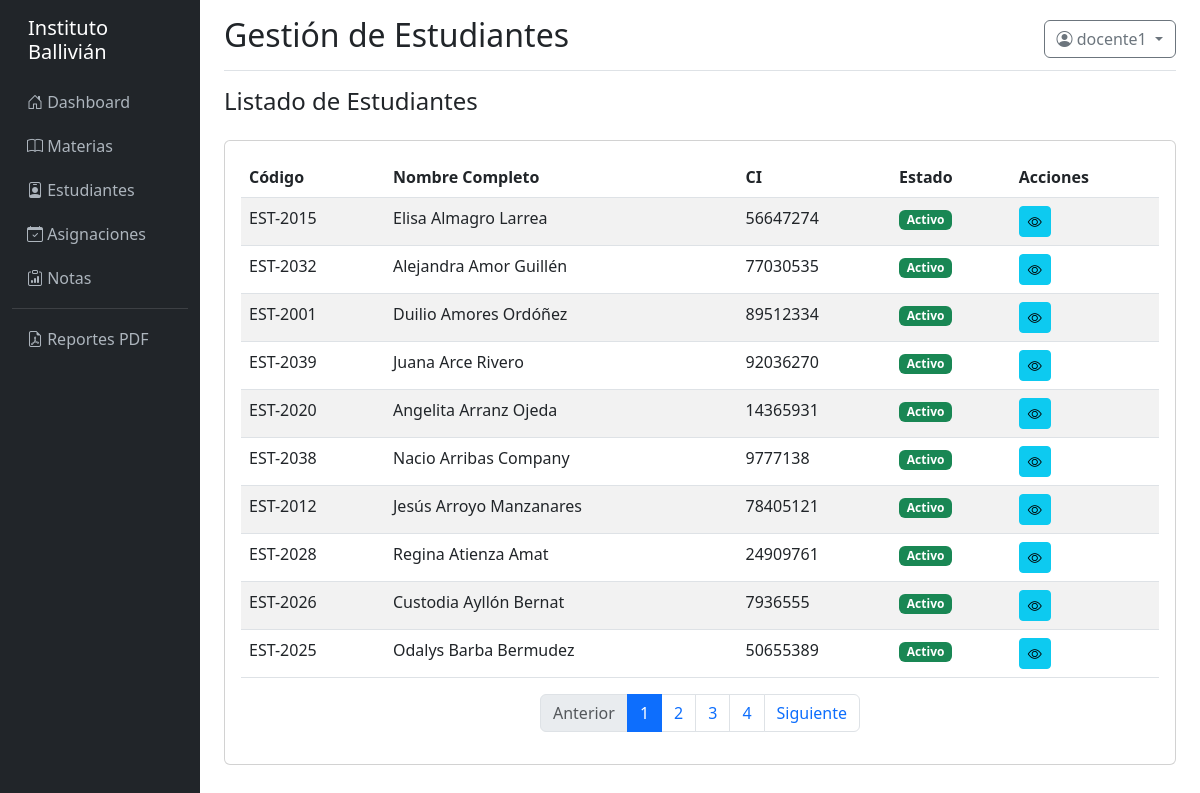
Screenshot of /estudiantes/ (signed in) with the database file from the repository.
### models/__init__.py (models this page shows, shortened)
class Usuario(UserMixin, db.Model):
    __tablename__ = 'usuario'
    id = db.Column(db.Integer, primary_key=True)
    username = db.Column(db.String(100), unique=True, nullable=False)
    email = db.Column(db.String(150))
    password_hash = db.Column(db.String(255), nullable=False)
    persona_id = db.Column(db.Integer, db.ForeignKey('persona.id'))
    estudiante_id = db.Column(db.Integer, db.ForeignKey('estudiante.id'))
    docente_id = db.Column(db.Integer, db.ForeignKey('docente.id'))
    activo = db.Column(db.Boolean, default=True)
    ultimo_login = db.Column(db.DateTime)
    created_at = db.Column(db.DateTime, default=datetime.utcnow)
    updated_at = db.Column(db.DateTime, onupdate=datetime.utcnow)
    roles = db.relationship('Rol', secondary=usuario_rol, backref='usuarios')
    def tiene_permiso(self, nombre_permiso):
        for rol in self.roles:
            for permiso in rol.permisos:
                if permiso.nombre == nombre_permiso:
                    return True
        return False

class Estudiante(db.Model):
    __tablename__ = 'estudiante'
    id = db.Column(db.Integer, primary_key=True)
    persona_id = db.Column(db.Integer, db.ForeignKey('persona.id'), nullable=False)
    codigo_estudiante = db.Column(db.String(50), unique=True)
    nacionalidad = db.Column(db.String(100))
    provincia = db.Column(db.String(100))
    departamento = db.Column(db.String(100))
    estado_civil = db.Column(db.Enum('Soltero', 'Casado', 'Viudo', 'Divorciado', 'Otro'), default='Soltero')
    idioma_orig = db.Column(db.String(50))
    comunidad = db.Column(db.String(100))
    zona = db.Column(db.String(100))
    colegio_egreso = db.Column(db.String(255))
    anio_egreso = db.Column(db.Integer)
    tipo_ingreso = db.Column(db.Enum('Regular', 'Traslado', 'Libre'), default='Regular')
    foto_path = db.Column(db.String(500))
    record_academico_path = db.Column(db.String(500))
    activo = db.Column(db.Boolean, default=True)
    created_at = db.Column(db.DateTime, default=datetime.utcnow)
    updated_at = db.Column(db.DateTime, onupdate=datetime.utcnow)
    inscripciones = db.relationship('Inscripcion', backref='estudiante', lazy=True, cascade='all, delete-orphan')
    registros = db.relationship('Registro', backref='estudiante', lazy=True)
    usuario = db.relationship('Usuario', backref='estudiante', uselist=False)

class Persona(db.Model):
    __tablename__ = 'persona'
    id = db.Column(db.Integer, primary_key=True)
    tipo_documento = db.Column(db.Enum('CI', 'Pasaporte', 'Otro'), default='CI')
    nro_documento = db.Column(db.String(50), nullable=False)
    nombre = db.Column(db.String(150), nullable=False)
    apellido_paterno = db.Column(db.String(100), nullable=False)
    apellido_materno = db.Column(db.String(100))
    fecha_nacimiento = db.Column(db.Date)
    sexo = db.Column(db.Enum('M', 'F', 'O'))
    lugar_nacimiento = db.Column(db.String(255))
    direccion = db.Column(db.Text)
    telefono = db.Column(db.String(50))
    email = db.Column(db.String(150))
    foto_path = db.Column(db.String(500))
    created_at = db.Column(db.DateTime, default=datetime.utcnow)
    updated_at = db.Column(db.DateTime, onupdate=datetime.utcnow)
    __table_args__ = (
        db.UniqueConstraint('tipo_documento', 'nro_documento', name='_tipo_nro_uc'),
    )
    estudiante = db.relationship('Estudiante', backref='persona', uselist=False, cascade='all, delete-orphan')
    docente = db.relationship('Docente', backref='persona', uselist=False, cascade='all, delete-orphan')
    usuario = db.relationship('Usuario', backref='persona', uselist=False)
    @property
    def nombre_completo(self):
        return f"{self.nombre} {self.apellido_paterno} {self.apellido_materno or ''}".strip()

### controllers/estudiante_controller.py (the view)
@estudiante_bp.route('/')
@login_required
def index():
    page = request.args.get('page', 1, type=int)
    estudiantes = Estudiante.query.join(Persona).order_by(Persona.apellido_paterno).paginate(page=page, per_page=10, error_out=False)
    return render_template('estudiante/index.html', estudiantes=estudiantes)

### templates/estudiante/index.html (shortened to what this page needs)
{% extends "base.html" %}
{% block page_title %}Gestión de Estudiantes{% endblock %}
{% block content %}
<div class="d-flex justify-content-between align-items-center mb-3">
    <h4>Listado de Estudiantes</h4>
</div>
<div class="card">
    <div class="card-body">
        <div class="table-responsive">
            <table class="table table-striped table-hover">
                <thead>
                    <tr>
                        <th>Código</th>
                        <th>Nombre Completo</th>
                        <th>CI</th>
                        <th>Estado</th>
                        <th>Acciones</th>
                    </tr>
                </thead>
                <tbody>
                    {% for estudiante in estudiantes.items %}
                    <tr>
                        <td>{{ estudiante.codigo_estudiante }}</td>
                        <td>{{ estudiante.persona.nombre_completo }}</td>
                        <td>{{ estudiante.persona.nro_documento }}</td>
                        <td>
                            {% if estudiante.activo %}
                                <span class="badge bg-success">Activo</span>
                            {% else %}
                                <span class="badge bg-secondary">Inactivo</span>
                            {% endif %}
                        </td>
                        <td>
                            <div class="btn-group btn-group-sm">
                                <a href="{{ url_for('estudiante.detalle', id=estudiante.id) }}" class="btn btn-info">
                                    <i class="bi bi-eye"></i>
                                </a>
                            </div>
                        </td>
                    </tr>
                    {% else %}
                    <tr>
                        <td colspan="5" class="text-center">No hay estudiantes registrados</td>
                    </tr>
                    {% endfor %}
                </tbody>
            </table>
        </div>
        {% if estudiantes.pages > 1 %}
        <nav>
            <ul class="pagination justify-content-center">
                <li class="page-item {% if not estudiantes.has_prev %}disabled{% endif %}">
                    <a class="page-link" href="{{ url_for('estudiante.index', page=estudiantes.prev_num) }}">Anterior</a>
                </li>
                {% for page_num in estudiantes.iter_pages() %}
                    {% if page_num %}
                        <li class="page-item {% if page_num == estudiantes.page %}active{% endif %}">
                            <a class="page-link" href="{{ url_for('estudiante.index', page=page_num) }}">{{ page_num }}</a>
                        </li>
                    {% else %}
                        <li class="page-item disabled"><span class="page-link">...</span></li>
                    {% endif %}
                {% endfor %}
                <li class="page-item {% if not estudiantes.has_next %}disabled{% endif %}">
                    <a class="page-link" href="{{ url_for('estudiante.index', page=estudiantes.next_num) }}">Siguiente</a>
                </li>
            </ul>
        </nav>
        {% endif %}
    </div>
</div>
{% endblock %}

### templates/base.html (shortened to what this page needs)
<!DOCTYPE html>
<html lang="es">
<head>
    <link href="https://cdn.jsdelivr.net/npm/bootstrap@5.3.0/dist/css/bootstrap.min.css" rel="stylesheet">
    <link rel="stylesheet" href="https://cdn.jsdelivr.net/npm/bootstrap-icons@1.11.0/font/bootstrap-icons.css">
</head>
<body>
    <div class="container-fluid">
        <div class="row">
            {% if current_user.is_authenticated %}
            <nav class="col-md-2 col-lg-2 d-md-block sidebar">
                <div class="position-sticky pt-3">
                    <h5 class="text-white px-3 mb-3">Instituto Ballivián</h5>
                    <ul class="nav flex-column">
                        <li class="nav-item">
                            <a class="nav-link" href="{{ url_for('main.dashboard') }}">
                                <i class="bi bi-house-door"></i> Dashboard
                            </a>
                        </li>
                        {% if current_user.tiene_permiso('ver_materias') %}
                        <li class="nav-item">
                            <a class="nav-link" href="{{ url_for('materia.index') }}">
                                <i class="bi bi-book"></i> Materias
                            </a>
                        </li>
                        {% endif %}
                        {% if current_user.tiene_permiso('ver_estudiantes') %}
                        <li class="nav-item">
                            <a class="nav-link" href="{{ url_for('estudiante.index') }}">
                                <i class="bi bi-person-badge"></i> Estudiantes
                            </a>
                        </li>
                        {% endif %}
                        {% if current_user.tiene_permiso('ver_asignaciones') %}
                        <li class="nav-item">
                            <a class="nav-link" href="{{ url_for('asignacion.index') }}">
                                <i class="bi bi-calendar-check"></i> Asignaciones
                            </a>
                        </li>
                        {% endif %}
                        {% if current_user.tiene_permiso('ver_notas') %}
                        <li class="nav-item">
                            <a class="nav-link" href="{{ url_for('nota.index') }}">
                                <i class="bi bi-clipboard-data"></i> Notas
                            </a>
                        </li>
                        {% endif %}
                        <hr class="text-white-50 my-2">
                        <li class="nav-item">
                            <a class="nav-link" href="{{ url_for('reporte.index') }}">
                                <i class="bi bi-file-earmark-pdf"></i> Reportes PDF
                            </a>
                        </li>
                    </ul>
                </div>
            </nav>
            {% endif %}
            <main class="col-md-10 ms-sm-auto col-lg-10 px-md-4">
                {% if current_user.is_authenticated %}
                <div class="d-flex justify-content-between flex-wrap flex-md-nowrap align-items-center pt-3 pb-2 mb-3 border-bottom">
                    <h1 class="h2">{% block page_title %}Dashboard{% endblock %}</h1>
                    <div class="btn-toolbar mb-2 mb-md-0">
                        <div class="dropdown">
                            <button class="btn btn-outline-secondary dropdown-toggle" type="button" id="userDropdown" data-bs-toggle="dropdown">
                                <i class="bi bi-person-circle"></i> {{ current_user.username }}
                            </button>
                        </div>
                    </div>
                </div>
                {% endif %}
                {% block content %}{% endblock %}
            </main>
        </div>
    </div>
</body>
</html>

### templates/base.html (style rules this page uses)
.sidebar { min-height: 100vh; background-color: #212529; }
.sidebar a { color: #adb5bd; text-decoration: none; padding: 10px 15px; display: block; }

### rows the page displays
Usuario: username "docente1"
Estudiante: codigo_estudiante "EST-2015", persona.nombre_completo "Elisa Almagro Larrea", persona.nro_documento "56647274", activo "Activo"
Estudiante: codigo_estudiante "EST-2032", persona.nombre_completo "Alejandra Amor Guillén", persona.nro_documento "77030535", activo "Activo"
Estudiante: codigo_estudiante "EST-2001", persona.nombre_completo "Duilio Amores Ordóñez", persona.nro_documento "89512334", activo "Activo"
Estudiante: codigo_estudiante "EST-2039", persona.nombre_completo "Juana Arce Rivero", persona.nro_documento "92036270", activo "Activo"
Estudiante: codigo_estudiante "EST-2020", persona.nombre_completo "Angelita Arranz Ojeda", persona.nro_documento "14365931", activo "Activo"
Estudiante: codigo_estudiante "EST-2038", persona.nombre_completo "Nacio Arribas Company", persona.nro_documento "9777138", activo "Activo"
Estudiante: codigo_estudiante "EST-2012", persona.nombre_completo "Jesús Arroyo Manzanares", persona.nro_documento "78405121", activo "Activo"
Estudiante: codigo_estudiante "EST-2028", persona.nombre_completo "Regina Atienza Amat", persona.nro_documento "24909761", activo "Activo"
Estudiante: codigo_estudiante "EST-2026", persona.nombre_completo "Custodia Ayllón Bernat", persona.nro_documento "7936555", activo "Activo"
Estudiante: codigo_estudiante "EST-2025", persona.nombre_completo "Odalys Barba Bermudez", persona.nro_documento "50655389", activo "Activo"

### other values shown
{{ page_num }} "1" "2" "3" "4"
